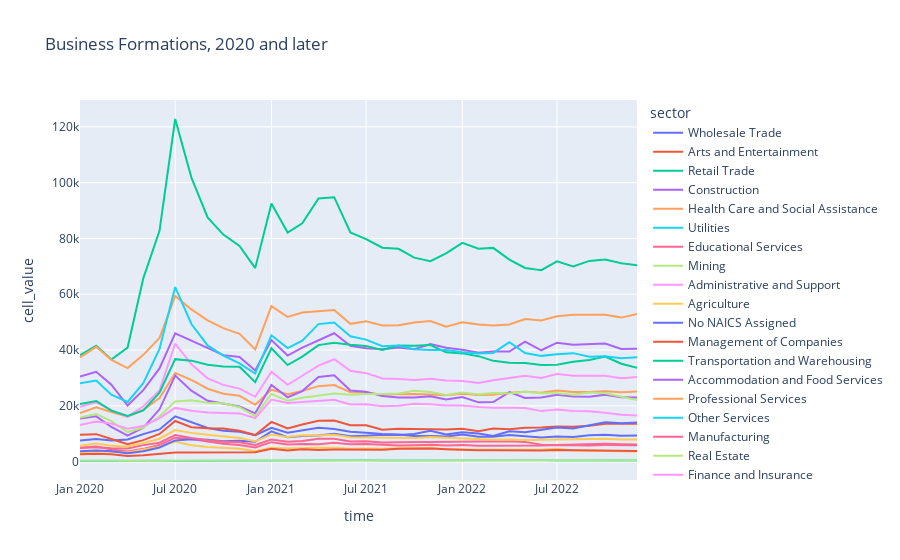

The notebook cell saved with this chart:
### Code cell
fig = px.line(census_data_seas_sectors[census_data_seas_sectors['time']>='2020'], 
              x="time", y="cell_value",
              title='Business Formations, 2020 and later', 
              color='sector') 
              #color_discrete_sequence=['gray', 'purple', 'red'])
fig.show()
